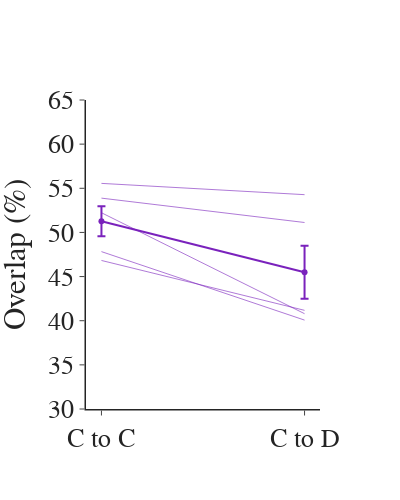

Notebook code for this chart:
### Code cell
## B to B vs B to C for any group and any comparison
comp_1_days = '14 to 15'
comp_2_days = '15 to 16' 
comp_1_context = 'C to C' 
comp_2_context = 'C to D'
group_name = 'Multi-context' 

exp_df = df_melt[df_melt['group'] == group_name].reset_index(drop=True)
sub_exp = exp_df[(exp_df['comparison'] == comp_1_days) | (exp_df['comparison'] == comp_2_days)]
sub_exp = sub_exp.replace({comp_1_days: comp_1_context, comp_2_days: comp_2_context})
avg = sub_exp.groupby(['group', 'comparison'], as_index=False).agg({'overlap': ['mean', 'sem']})

fig = pf.custom_graph_template(x_title='', y_title='Overlap (%)', width=400)
fig.add_trace(go.Scatter(x=avg['comparison'], y=avg['overlap']['mean'], mode='lines+markers', 
                            line_color=ce_color_dict[group_name], name=group_name, showlegend=False,
                            error_y=dict(type='data', array=avg['overlap']['sem'])))
for mouse in sub_exp['mouse'].unique():
    mdata = sub_exp[sub_exp['mouse'] == mouse]
    mgroup = mdata['group'].unique()[0]
    fig.add_trace(go.Scatter(x=mdata['comparison'], y=mdata['overlap'], mode='lines', line_color=ce_color_dict[mgroup],
                             name=mouse, line_width=1, opacity=0.6, showlegend=False))
fig.update_yaxes(range=[30, 65])
fig.show()
fig.write_image(pjoin(fig_path, f'{group_name}_{comp_1_context}_{comp_2_context}.png'), width=400, height=500)

### Figure 1 — Plotly figure (JSON) as saved in the notebook; plotly's stock layout.template omitted (floating-point values rounded to 4 significant figures)
{"data": [{"error_y": {"array": [1.699, 2.991], "type": "data"}, "line": {"color": "#7A22BC"}, "mode": "lines+markers", "name": "Multi-context", "showlegend": false, "type": "scatter", "x": ["C to C", "C to D"], "y": [51.26, 45.49]}, {"line": {"color": "#7A22BC", "width": 1}, "mode": "lines", "name": "mc44", "opacity": 0.6, "showlegend": false, "type": "scatter", "x": ["C to C", "C to D"], "y": [52.23, 40.8]}, {"line": {"color": "#7A22BC", "width": 1}, "mode": "lines", "name": "mc51", "opacity": 0.6, "showlegend": false, "type": "scatter", "x": ["C to C", "C to D"], "y": [47.83, 40.07]}, {"line": {"color": "#7A22BC", "width": 1}, "mode": "lines", "name": "mc55", "opacity": 0.6, "showlegend": false, "type": "scatter", "x": ["C to C", "C to D"], "y": [55.56, 54.28]}, {"line": {"color": "#7A22BC", "width": 1}, "mode": "lines", "name": "mc56", "opacity": 0.6, "showlegend": false, "type": "scatter", "x": ["C to C", "C to D"], "y": [53.88, 51.12]}, {"line": {"color": "#7A22BC", "width": 1}, "mode": "lines", "name": "mc58", "opacity": 0.6, "showlegend": false, "type": "scatter", "x": ["C to C", "C to D"], "y": [46.83, 41.18]}], "layout": {"font": {"family": "Arial", "size": 26}, "height": 500, "title": {"x": 0.5, "xanchor": "center", "y": 0.9, "yanchor": "top"}, "width": 400, "xaxis": {"anchor": "y", "domain": [0, 1], "linewidth": 1.5, "title": {"text": ""}}, "yaxis": {"anchor": "x", "domain": [0, 1], "linewidth": 1.5, "range": [30, 65], "title": {"text": "Overlap (%)"}}}}
